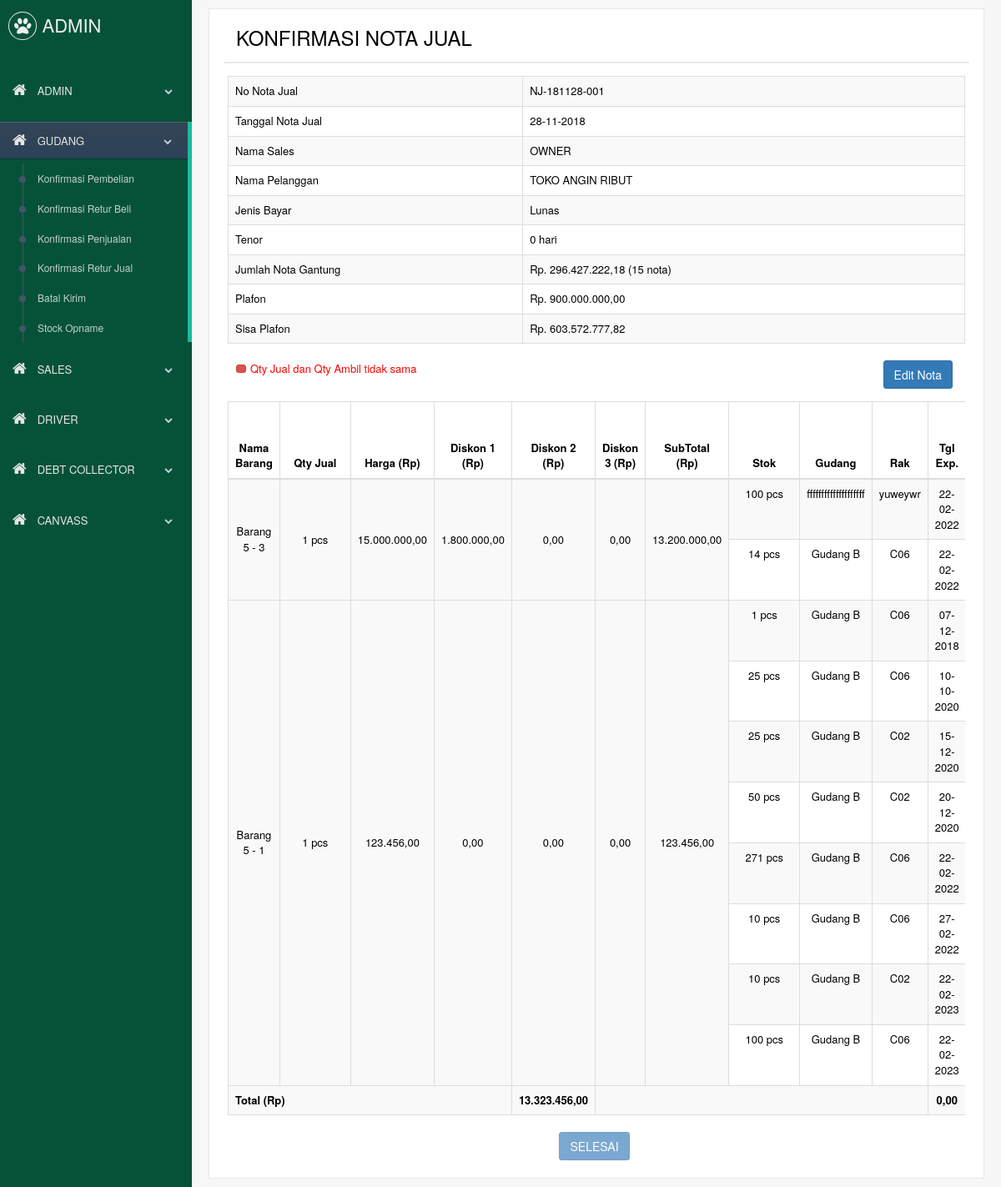
/mobile/index.php?page=gudang&mode=konfirm_jual_2&id=10 (signed in), run on the app's committed database.
### tables this page shows
CREATE TABLE `jual` (
  `id_jual` int(11) NOT NULL,
  `tgl_nota` date NOT NULL,
  `invoice` varchar(15) NOT NULL,
  `id_pelanggan` int(11) NOT NULL,
  `id_karyawan` int(11) NOT NULL,
  `jenis_bayar` enum('Lunas','Kredit') DEFAULT NULL,
  `tenor` int(5) DEFAULT '0',
  `status_konfirm` tinyint(1) NOT NULL DEFAULT '0',
  `cetak` tinyint(1) DEFAULT '0',
  `tgl_cetak` date DEFAULT NULL,
  `diskon_all_persen` double DEFAULT NULL,
  `ppn_all_persen` double NOT NULL
);

CREATE TABLE `karyawan` (
  `id_karyawan` int(11) NOT NULL,
  `nama_karyawan` varchar(50) NOT NULL,
  `barcode` varchar(10) NOT NULL,
  `ktp` varchar(17) NOT NULL,
  `no_hp` varchar(14) NOT NULL,
  `id_jabatan` int(11) NOT NULL,
  `gaji` float NOT NULL,
  `harian` float NOT NULL,
  `lembur` float NOT NULL,
  `status` tinyint(1) NOT NULL
);

CREATE TABLE `pelanggan` (
  `id_pelanggan` int(11) NOT NULL,
  `nama_pelanggan` varchar(50) NOT NULL,
  `alamat` varchar(100) NOT NULL,
  `lat` varchar(50) DEFAULT NULL,
  `lng` varchar(50) DEFAULT NULL,
  `telepon_pelanggan` varchar(20) NOT NULL,
  `kontakperson` varchar(30) DEFAULT NULL,
  `telepon_kontak` varchar(20) DEFAULT NULL,
  `plafon` double NOT NULL,
  `barcode` varchar(20) NOT NULL,
  `status` tinyint(1) NOT NULL,
  `blacklist` tinyint(1) NOT NULL
);

CREATE TABLE `jual_detail` (
  `id_jual_detail` bigint(20) NOT NULL,
  `id_jual` int(11) NOT NULL,
  `id_harga_jual` int(11) NOT NULL,
  `qty` int(11) NOT NULL,
  `harga` double NOT NULL,
  `diskon_persen` double DEFAULT NULL,
  `diskon_rp` double DEFAULT NULL,
  `diskon_persen_2` double DEFAULT NULL,
  `diskon_rp_2` double DEFAULT NULL,
  `diskon_persen_3` double DEFAULT NULL,
  `diskon_rp_3` double DEFAULT NULL
);

CREATE TABLE `barang` (
  `id_barang` int(11) NOT NULL,
  `kode_barang` varchar(10) NOT NULL,
  `barcode` varchar(30) NOT NULL,
  `nama_barang` varchar(100) NOT NULL,
  `id_satuan` int(11) NOT NULL,
  `no_ijin` varchar(25) NOT NULL,
  `min_order` int(10) NOT NULL,
  `stok_minimal` int(11) NOT NULL,
  `status` tinyint(1) NOT NULL DEFAULT '0',
  `tampil` tinyint(1) NOT NULL
);

CREATE TABLE `satuan` (
  `id_satuan` int(11) NOT NULL,
  `nama_satuan` varchar(10) NOT NULL
);

CREATE TABLE `barang_supplier` (
  `id_barang_supplier` int(11) NOT NULL,
  `id_barang` int(11) DEFAULT NULL,
  `id_supplier` int(11) DEFAULT NULL
);

CREATE TABLE `gudang` (
  `id_gudang` int(11) NOT NULL,
  `nama_gudang` varchar(20) DEFAULT NULL
);

CREATE TABLE `rak` (
  `id_rak` int(11) NOT NULL,
  `id_gudang` int(11) NOT NULL,
  `nama_rak` varchar(20) NOT NULL
);

CREATE TABLE `barang_masuk_rak` (
  `id_barang_masuk_rak` bigint(20) NOT NULL,
  `id_barang_masuk` bigint(20) NOT NULL,
  `qty_di_rak` int(11) NOT NULL,
  `id_rak` int(11) NOT NULL,
  `expire` date NOT NULL,
  `stok` int(11) NOT NULL
);

### mobile/assets/inc/publicfunc.php (called while the page is built, shortened)
<?php
function format_uang($uang) {
	return number_format($uang, 2, ",", ".");
}
function format_angka($angka) {
	return number_format($angka, 0, ",", ".");
}
?>

### mobile/assets/page/gudang/konfirm_jual_2.php (the view, shortened to what this page needs)
<?php
	$sql=mysqli_query($con, "SELECT *
FROM
    jual
    INNER JOIN pelanggan
        ON (jual.id_pelanggan = pelanggan.id_pelanggan)
    INNER JOIN karyawan
        ON (jual.id_karyawan = karyawan.id_karyawan)
	WHERE id_jual=$id");
	$row=mysqli_fetch_array($sql);
	$no_nota=$row['invoice'];
	$tgl_nota=$row['tgl_nota'];
	$nama_pelanggan=$row['nama_pelanggan'];
	$nama_karyawan=$row['nama_karyawan'];
	$jenis_bayar=$row['jenis_bayar'];
	$tenor=$row['tenor'];
	$plafon=$row['plafon'];
	$selesai=false;
	$sql3=mysqli_query($con, "SELECT SUM(qty*(harga-diskon_rp-diskon_rp_2-diskon_rp_3)) AS jumlah_nota
FROM
    jual
    INNER JOIN jual_detail
        ON (jual.id_jual = jual_detail.id_jual)
WHERE jual.id_pelanggan=" .$row['id_pelanggan']);
$row3=mysqli_fetch_array($sql3);
$jumlah_nota=$row3['jumlah_nota'];
		$sql3=mysqli_query($con, "SELECT SUM(jumlah) AS jumlah_bayar
FROM
    bayar_nota_jual
    INNER JOIN jual
        ON (bayar_nota_jual.no_nota_jual = jual.invoice)
WHERE jual.id_pelanggan=" .$row['id_pelanggan']);
$row3=mysqli_fetch_array($sql3);
$jumlah_gantung=$jumlah_nota-$row3['jumlah_bayar'];
$sql4=mysqli_query($con, "SELECT * FROM jual WHERE invoice NOT IN (SELECT no_nota_jual FROM bayar_nota_jual WHERE STATUS=1) AND id_pelanggan=" .$row['id_pelanggan']);
$jml_nota=format_angka(mysqli_num_rows($sql4));
($plafon-$jumlah_gantung>0 ? $style="color: black;" : $style="color:red;");
?>
<div class="right_col loading" role="main">
	<div class="">
		<div class="row">
			<div class="col-md-12 col-sm-12 col-xs-12">
				<div class="x_panel">
					<div class="x_title">
						<div class="col-md-6">
							<h3>KONFIRMASI NOTA JUAL</h3>
						</div>
						<div class="clearfix"></div>
					</div>
					<div class="x_content">
						<table class="table table-bordered table-striped">
						<tbody>
<?php
	echo '					<tr><td width="40%">No Nota Jual</td><td>' .$no_nota. '</td></tr>
							<tr><td width="40%">Tanggal Nota Jual</td><td>' .date("d-m-Y", strtotime($tgl_nota)). '</td></tr>
							<tr><td width="40%">Nama Sales</td><td>' .$nama_karyawan. '</td></tr>
							<tr><td width="40%">Nama Pelanggan</td><td>' .$nama_pelanggan. '</td></tr>
							<tr><td width="40%">Jenis Bayar</td><td>' .$jenis_bayar. '</td></tr>
							<tr><td width="40%">Tenor</td><td>' .$tenor. ' hari</td></tr>
							<tr><td width="40%">Jumlah Nota Gantung</td><td>Rp. ' .format_uang($jumlah_gantung). ' (' .$jml_nota. ' nota)</td></tr>
							<tr><td width="40%">Plafon</td><td>Rp. ' .format_uang($plafon). '</td></tr>
							<tr><td width="40%">Sisa Plafon</td><td style="' .$style. '">Rp. ' .format_uang($plafon-$jumlah_gantung). '</td></tr>';
?>
						</tbody>
						</table>
						<div class="col-xs-6">
							<a class="btn btn-danger btn-xs" style="width:10px;height:10px">&nbsp;</a><font color="red">Qty Jual dan Qty Ambil tidak sama</font>
						</div>
						<div class="col-xs-6">
							<p align="right"><a href="?page=gudang&mode=edit_jual_detail&id=<?php echo $id ?>" class="btn btn-primary">Edit Nota</a></p>
						</div>
						<div class="clearfix"></div>
						<div class="table-responsive">
						<table class="table table-bordered table-striped">
							<thead>
								<tr>
									<th>Nama Barang</th>
									<th>Qty Jual</th>
									<th>Harga (Rp)</th>
									<th>Diskon 1 (Rp)</th>
									<th>Diskon 2 (Rp)</th>
									<th>Diskon 3 (Rp)</th>
									<th>SubTotal (Rp)</th>
									<th>Stok</th>
									<th>Gudang</th>
									<th>Rak</th>
									<th>Tgl Exp.</th>
								</tr>
							</thead>
							<tbody>
<?php
	$sql=mysqli_query($con, "SELECT *
FROM
    jual_detail
    INNER JOIN harga_jual
        ON (jual_detail.id_harga_jual = harga_jual.id_harga_jual)
    INNER JOIN barang_supplier
        ON (harga_jual.id_barang_supplier = barang_supplier.id_barang_supplier)
    INNER JOIN barang
        ON (barang_supplier.id_barang = barang.id_barang)
	INNER JOIN satuan
        ON (barang.id_satuan = satuan.id_satuan)
WHERE id_jual=$id AND barang.status=1");
$total=0;$total_=0;
	while ($row=mysqli_fetch_array($sql)){
	$sql4=mysqli_query($con, "SELECT SUM(qty_ambil) AS qty_ambil
		FROM
			nota_siap_kirim
			INNER JOIN nota_siap_kirim_detail
				ON (nota_siap_kirim.id_nota_siap_kirim = nota_siap_kirim_detail.id_nota_siap_kirim)
		WHERE id_jual_detail=" .$row['id_jual_detail']. "");
	$row4=mysqli_fetch_array($sql4);
	$total_ambil=$row4['qty_ambil'];
	($total_ambil!=$row['qty'] ? $color="color:red" : $color="");
	if($row['diskon_rp'] < 0 || $row['diskon_rp_2'] < 0 || $row['diskon_rp_3'] < 0) {
		$color="color: red;";
	}else{
		$color="color:black";
	}
	$sql2=mysqli_query($con, "SELECT *, SUM(stok) as stok
FROM
    barang_supplier
    INNER JOIN barang
        ON (barang_supplier.id_barang = barang.id_barang)
    INNER JOIN beli_detail
        ON (beli_detail.id_barang_supplier = barang_supplier.id_barang_supplier)
    INNER JOIN barang_masuk
        ON (barang_masuk.id_beli_detail = beli_detail.id_beli_detail)
    INNER JOIN barang_masuk_rak
        ON (barang_masuk_rak.id_barang_masuk = barang_masuk.id_barang_masuk)
    INNER JOIN rak
        ON (barang_masuk_rak.id_rak = rak.id_rak)
    INNER JOIN gudang
        ON (rak.id_gudang = gudang.id_gudang)
WHERE barang.id_barang=" .$row['id_barang']. " AND barang.status=1 AND stok>0
GROUP BY barang_masuk_rak.id_rak, barang_masuk_rak.expire
ORDER BY expire, nama_gudang, nama_rak, tgl_datang");
	(mysqli_num_rows($sql2)==0 ? $n=1 : $n=mysqli_num_rows($sql2));
	$total+=($row['harga']-$row['diskon_rp']-$row['diskon_rp_2']-$row['diskon_rp_3'])*$row['qty'];
	echo '<tr>
				<td style="vertical-align:middle;text-align:center;' .$color. '" rowspan="' .$n. '">' .$row['nama_barang']. '</td>
				<td style="vertical-align:middle;text-align:center;min-width:85px;' .$color. '" rowspan="' .$n. '">' .$row['qty']. ' ' .$row['nama_satuan']. '</td>
				<td style="vertical-align:middle;text-align:center;' .$color. '" rowspan="' .$n. '">' .format_uang($row['harga']). '</td>
				<td style="vertical-align:middle;text-align:center;' .$color. '" rowspan="' .$n. '">' .format_uang($row['diskon_rp']). '</td>
				<td style="vertical-align:middle;text-align:center;' .$color. '" rowspan="' .$n. '">' .format_uang($row['diskon_rp_2']). '</td>
				<td style="vertical-align:middle;text-align:center;' .$color. '" rowspan="' .$n. '">' .format_uang($row['diskon_rp_3']). '</td>
				<td style="vertical-align:middle;text-align:center;' .$color. '" rowspan="' .$n. '">' .format_uang(($row['harga']-$row['diskon_rp']-$row['diskon_rp_2']-$row['diskon_rp_3'])*$row['qty']). '</td>';
	while ($row2=mysqli_fetch_array($sql2)){
		echo '		<td align="center" style="min-width:85px;' .$color. '">' .$row2['stok']. ' ' .$row['nama_satuan']. '</td>
					<td align="center" style="' .$color. '">' .$row2['nama_gudang']. '</td>
					<td align="center" style="' .$color. '">' .$row2['nama_rak']. '</td>
					<td align="center" style="' .$color. '">' .date("d-m-Y",strtotime($row2['expire'])). '</td>';
echo '		</tr>';
	}
}
echo '<tr>
		<td colspan="4"><b>Total (Rp)</b></td>
		<td align="center"><b>' .format_uang($total). '</b></td>
		<td colspan="5"></td>
		<td align="center"><b>' .format_uang($total_). '</b></td>
		<td></td>
	</tr>';
?>
							</tbody>
						</table>
						</div>
						<form method="post">
						<?php
						echo '<center><input type="submit" class="btn btn-primary" value="SELESAI" ' .($selesai ? '' : 'disabled'). '></center>';
						?>
						</form>
					</div>
				</div>
			</div>
		</div>
	</div>
</div>

### mobile/css/shop.css (style rules this page uses)
a { color: #000000; }
thead, th { text-align: center; }

### data on the page
jual: invoice "NJ-181128-001", tgl_nota "28-11-2018", id_karyawan.nama_karyawan "OWNER", id_pelanggan.nama_pelanggan "TOKO ANGIN RIBUT", jenis_bayar "Lunas", tenor "0", id_pelanggan.plafon "900.000.000,00"
jual_detail: barang.nama_barang "Barang 5 - 3", qty "1", satuan.nama_satuan "pcs", harga "15.000.000,00", diskon_rp "1.800.000,00", diskon_rp_2 "0,00", diskon_rp_3 "0,00", harga+diskon_rp+diskon_rp_2 "13.200.000,00"
barang_supplier: stok "100", gudang.nama_gudang "ffffffffffffffffffff", rak.nama_rak "yuweywr", barang_masuk_rak.expire "22-02-2022", stok "14", gudang.nama_gudang "Gudang B", rak.nama_rak "C06"
satuan: nama_satuan "pcs"
jual_detail: barang.nama_barang "Barang 5 - 1", qty "1", satuan.nama_satuan "pcs", harga "123.456,00", diskon_rp "0,00", diskon_rp_2 "0,00", diskon_rp_3 "0,00", harga+diskon_rp+diskon_rp_2 "123.456,00"
barang_supplier: stok "1", gudang.nama_gudang "Gudang B", rak.nama_rak "C06", barang_masuk_rak.expire "07-12-2018", stok "25", barang_masuk_rak.expire "10-10-2020", rak.nama_rak "C02", barang_masuk_rak.expire "15-12-2020", stok "50", barang_masuk_rak.expire "20-12-2020", stok "271", barang_masuk_rak.expire "22-02-2022", stok "10", barang_masuk_rak.expire "27-02-2022", barang_masuk_rak.expire "22-02-2023", stok "100"

### other printed values
format_uang($jumlah_gantung) "296.427.222,18"
$jml_nota "15"
format_uang($plafon-$jumlah_gantung) "603.572.777,82"
format_uang($total) "13.323.456,00"
format_uang($total_) "0,00"
